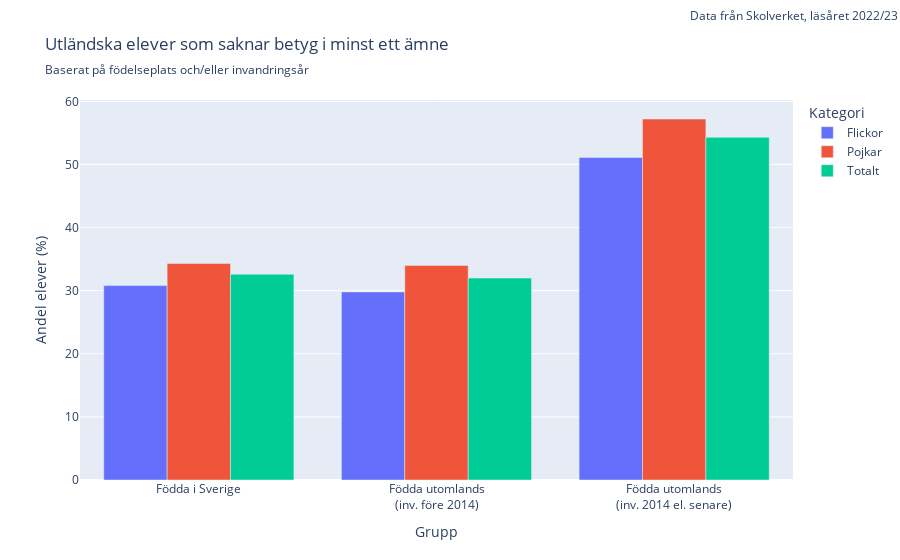

Notebook cell for this chart:
### Code cell
# Fig object to use with plotly express to create a bar chart
fig_student_background_missing_grade = px.bar(
    df_student_background_missing_grade,
    barmode='group',
    x='Grupp_wrapped',
    y=['Flickor', 'Pojkar', 'Totalt'],
    title='Utländska elever som saknar betyg i minst ett ämne',
    subtitle='Baserat på födelseplats och/eller invandringsår',
    labels={'value': 'Andel elever (%)', 'variable': 'Kategori', 'Grupp_wrapped': 'Grupp'}
)

fig_student_background_missing_grade.update_xaxes(tickangle=0) # Found how to do this on Stackoverflow

# Annotation in the top right corner to state source of the data
fig_student_background_missing_grade.add_annotation(
    text="Data från Skolverket, läsåret 2022/23",
    xref="paper", # Reference to the x-axis range
    yref="paper", # Reference to the y-axis range
    x=1.15,
    y=1.25,
    showarrow=False # No arrow
)

fig_student_background_missing_grade.show()

### Figure 1 — Plotly figure (JSON) as saved in the notebook; plotly's stock layout.template omitted (floating-point values rounded to 4 significant figures)
{"data": [{"alignmentgroup": "True", "hovertemplate": "Kategori=Flickor<br>Grupp=%{x}<br>Andel elever (%)=%{y}<extra></extra>", "legendgroup": "Flickor", "marker": {"color": "#636efa", "pattern": {"shape": ""}}, "name": "Flickor", "offsetgroup": "Flickor", "orientation": "v", "showlegend": true, "textposition": "auto", "type": "bar", "x": ["Födda i Sverige", "Födda utomlands<br>(inv. före 2014)", "Födda utomlands<br>(inv. 2014 el. senare)"], "xaxis": "x", "y": [30.8, 29.8, 51.1], "yaxis": "y"}, {"alignmentgroup": "True", "hovertemplate": "Kategori=Pojkar<br>Grupp=%{x}<br>Andel elever (%)=%{y}<extra></extra>", "legendgroup": "Pojkar", "marker": {"color": "#EF553B", "pattern": {"shape": ""}}, "name": "Pojkar", "offsetgroup": "Pojkar", "orientation": "v", "showlegend": true, "textposition": "auto", "type": "bar", "x": ["Födda i Sverige", "Födda utomlands<br>(inv. före 2014)", "Födda utomlands<br>(inv. 2014 el. senare)"], "xaxis": "x", "y": [34.3, 34.0, 57.2], "yaxis": "y"}, {"alignmentgroup": "True", "hovertemplate": "Kategori=Totalt<br>Grupp=%{x}<br>Andel elever (%)=%{y}<extra></extra>", "legendgroup": "Totalt", "marker": {"color": "#00cc96", "pattern": {"shape": ""}}, "name": "Totalt", "offsetgroup": "Totalt", "orientation": "v", "showlegend": true, "textposition": "auto", "type": "bar", "x": ["Födda i Sverige", "Födda utomlands<br>(inv. före 2014)", "Födda utomlands<br>(inv. 2014 el. senare)"], "xaxis": "x", "y": [32.6, 32.0, 54.3], "yaxis": "y"}], "layout": {"annotations": [{"showarrow": false, "text": "Data från Skolverket, läsåret 2022/23", "x": 1.15, "xref": "paper", "y": 1.25, "yref": "paper"}], "barmode": "group", "legend": {"title": {"text": "Kategori"}, "tracegroupgap": 0}, "title": {"subtitle": {"text": "Baserat på födelseplats och/eller invandringsår"}, "text": "Utländska elever som saknar betyg i minst ett ämne"}, "xaxis": {"anchor": "y", "domain": [0, 1], "tickangle": 0, "title": {"text": "Grupp"}}, "yaxis": {"anchor": "x", "domain": [0, 1], "title": {"text": "Andel elever (%)"}}}}
